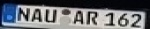
#> input picture test/resized_150.jpg, 150 x 29 px
$ python rotation.py --image resized_150.jpg
#> lines starting #> are read from the running program, lines starting #| are printed output that depends on the picture; after the words box and inside, x2 and y2 are one past the last pixel; in counts of white or black regions, pixels touching at a corner belong together
# import the necessary packages
import numpy as np
import argparse
import cv2

# construct the argument parse and parse the arguments
ap = argparse.ArgumentParser()
ap.add_argument("-i", "--image", required=True,
	help="path to input image file")
args = vars(ap.parse_args())

# load the image from disk
image = cv2.imread(args["image"])
#> image is the input picture: shape (29, 150, 3); mean B, G, R 112.6, 107.8, 105


# convert the image to grayscale and flip the foreground
# and background to ensure foreground is now "white" and
# the background is "black"
gray = cv2.cvtColor(image, cv2.COLOR_BGR2GRAY)
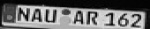
#> gray: shape (29, 150); min 0, max 244, mean 107.5
gray = cv2.bitwise_not(gray)
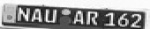
#> gray: shape (29, 150); min 11, max 255, mean 147.5

# threshold the image, setting all foreground pixels to
# 255 and all background pixels to 0
thresh = cv2.threshold(gray, 0, 255,
	cv2.THRESH_BINARY | cv2.THRESH_OTSU)[1]
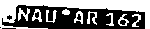
#> thresh: shape (29, 150); 49.8% white; 10 white regions, largest, box (x1, y1, x2, y2) and area: (0, 0, 150, 29) 1635, (18, 8, 30, 21) 80, (87, 11, 97, 25) 68


# grab the (x, y) coordinates of all pixel values that
# are greater than zero, then use these coordinates to
# compute a rotated bounding box that contains all
# coordinates
coords = np.column_stack(np.where(thresh > 0))
#> coords = 2167 pairs, first value 0 to 28, second value 0 to 149
angle = cv2.minAreaRect(coords)[-1]
#> angle = -90

# the `cv2.minAreaRect` function returns values in the
# range [-90, 0); as the rectangle rotates clockwise the
# returned angle trends to 0 -- in this special case we
# need to add 90 degrees to the angle
if angle < -45:
	angle = -(90 + angle)
#> angle = 0

# otherwise, just take the inverse of the angle to make
# it positive
else:
	angle = -angle

# rotate the image to deskew it
(h, w) = image.shape[:2]
#> h = 29; w = 150
center = (w // 2, h // 2)
#> center = (75, 14)
M = cv2.getRotationMatrix2D(center, angle, 1.0)
#> M = [[1, 0, 0], [0, 1, 0]]
rotated = cv2.warpAffine(image, M, (w, h),
	flags=cv2.INTER_CUBIC, borderMode=cv2.BORDER_REPLICATE)


# draw the correction angle on the image so we can validate it
cv2.putText(rotated, "Angle: {:.2f} degrees".format(angle),
	(10, 30), cv2.FONT_HERSHEY_SIMPLEX, 0.7, (0, 0, 255), 2)
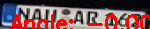
#> rotated: shape (29, 150, 3); 15.68% of pixels changed, all inside (x1, y1, x2, y2) = (10, 14, 150, 29)

# show the output image
print("[INFO] angle: {:.3f}".format(angle))
#| [INFO] angle: -0.000
cv2.imshow("Input", image)
cv2.imshow("Rotated", rotated)
cv2.waitKey(0)

$ run again, on test/test3.jpg
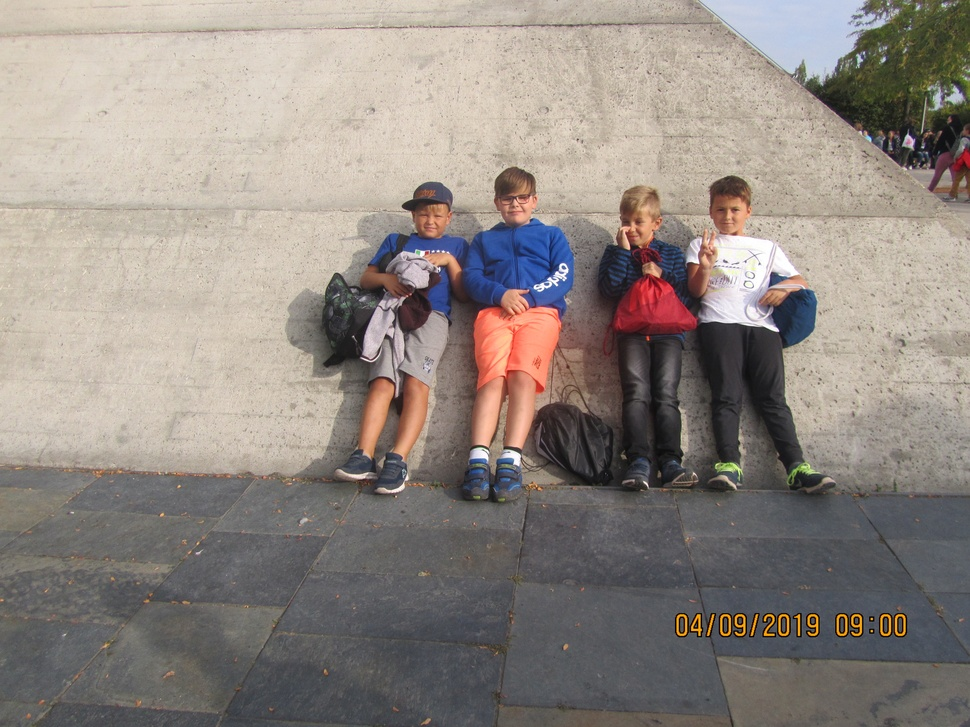
#> input picture test/test3.jpg, 970 x 727 px, shrunk from 3456 x 2592 before the run
#> image is the input picture: shape (727, 970, 3); mean B, G, R 129.7, 136, 144.6
#> `thresh = cv2.threshold(gray, 0, 255, cv2.THRESH_BINARY | cv2.THRESH_OT..`:
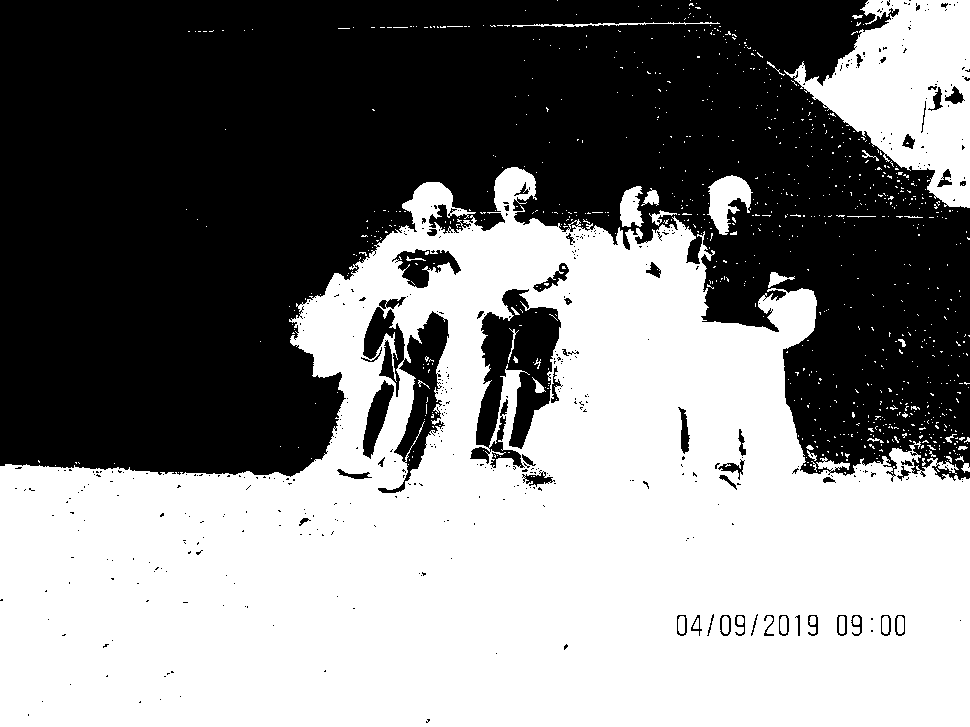
#> thresh: shape (727, 970); 51.5% white; 476 black regions (422 under 20 px), largest, box (x1, y1, x2, y2) and area: (0, 0, 970, 482) 320132, (470, 289, 561, 468) 8275, (363, 307, 449, 493) 5824
#> coords = 363275 pairs, first value 0 to 726, second value 0 to 969
#> `angle = cv2.minAreaRect(coords)[-1]`: angle = -90
#> `angle = -(90 + angle)`: angle = 0
#> M = [[1, 0, 0], [0, 1, 0]]
#> `cv2.putText(rotated, "Angle: {:.2f} degrees".format(angle), (10, 30), ..`:
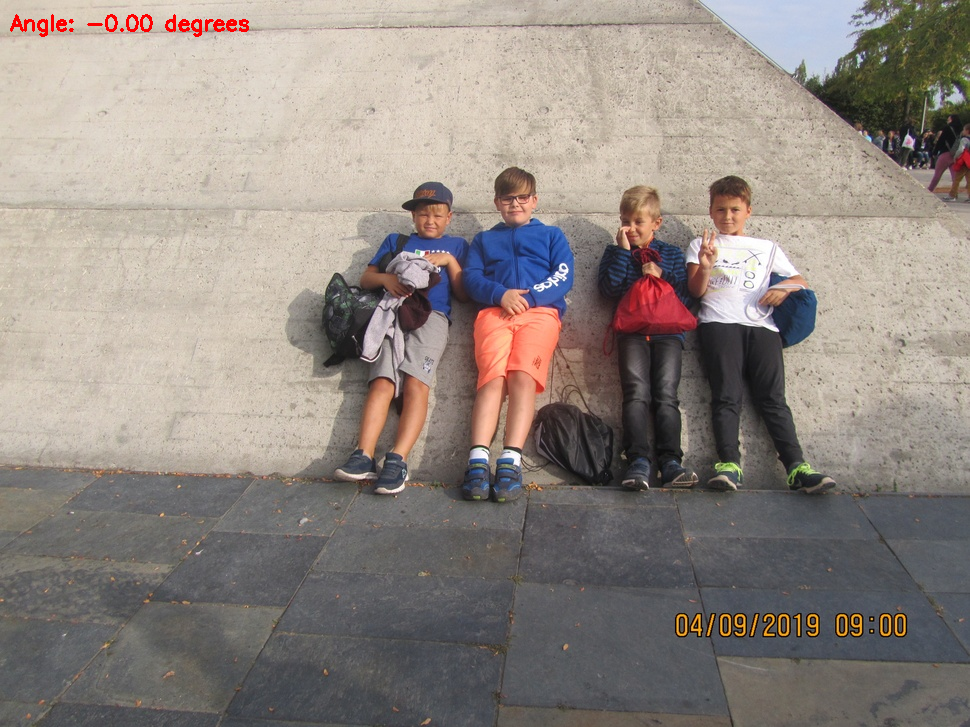
#> rotated: shape (727, 970, 3); 0.23% of pixels changed, all inside (x1, y1, x2, y2) = (10, 14, 249, 37)
#| [INFO] angle: -0.000
